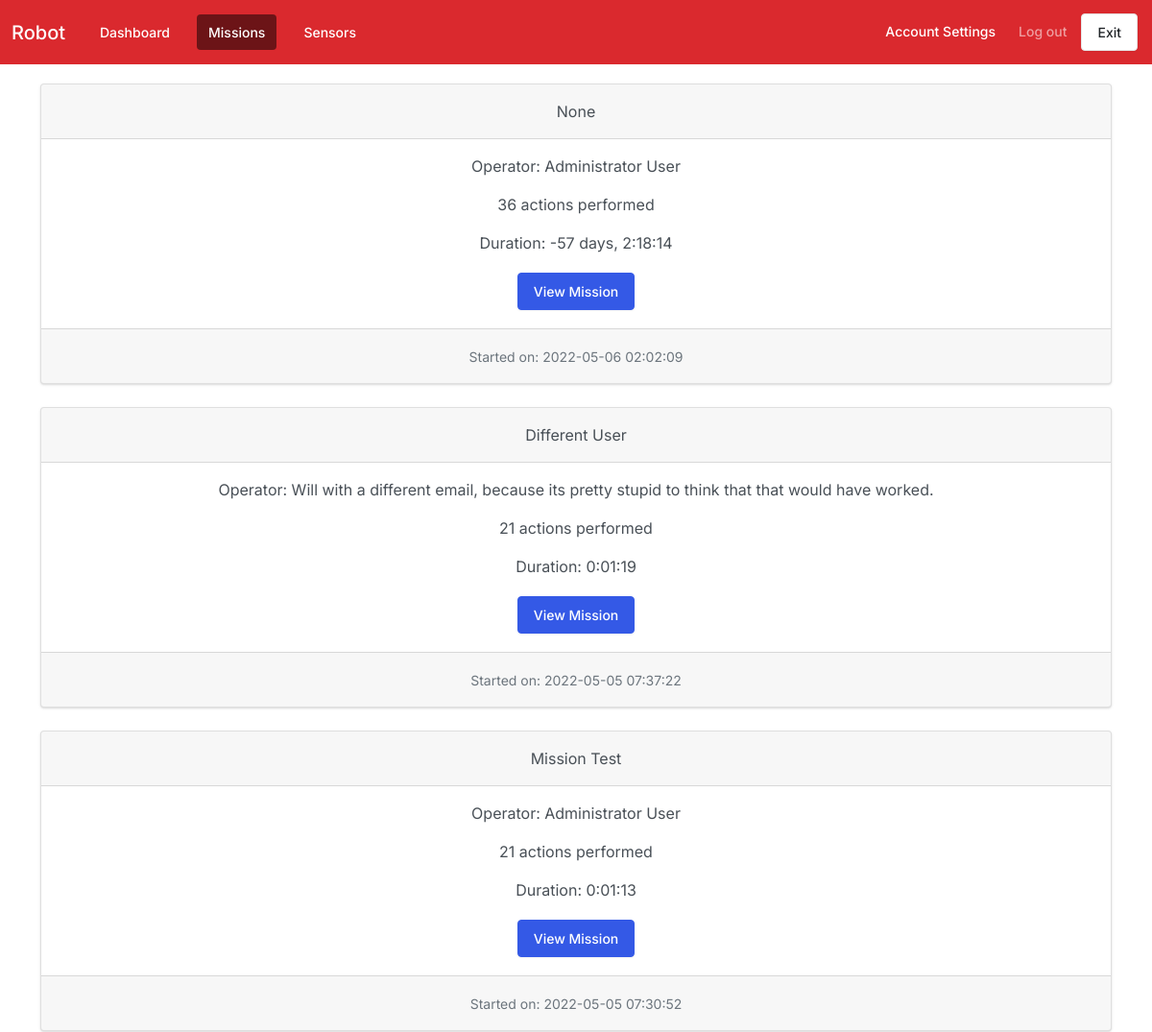
The app's page /missions (signed in, upper part), older data.
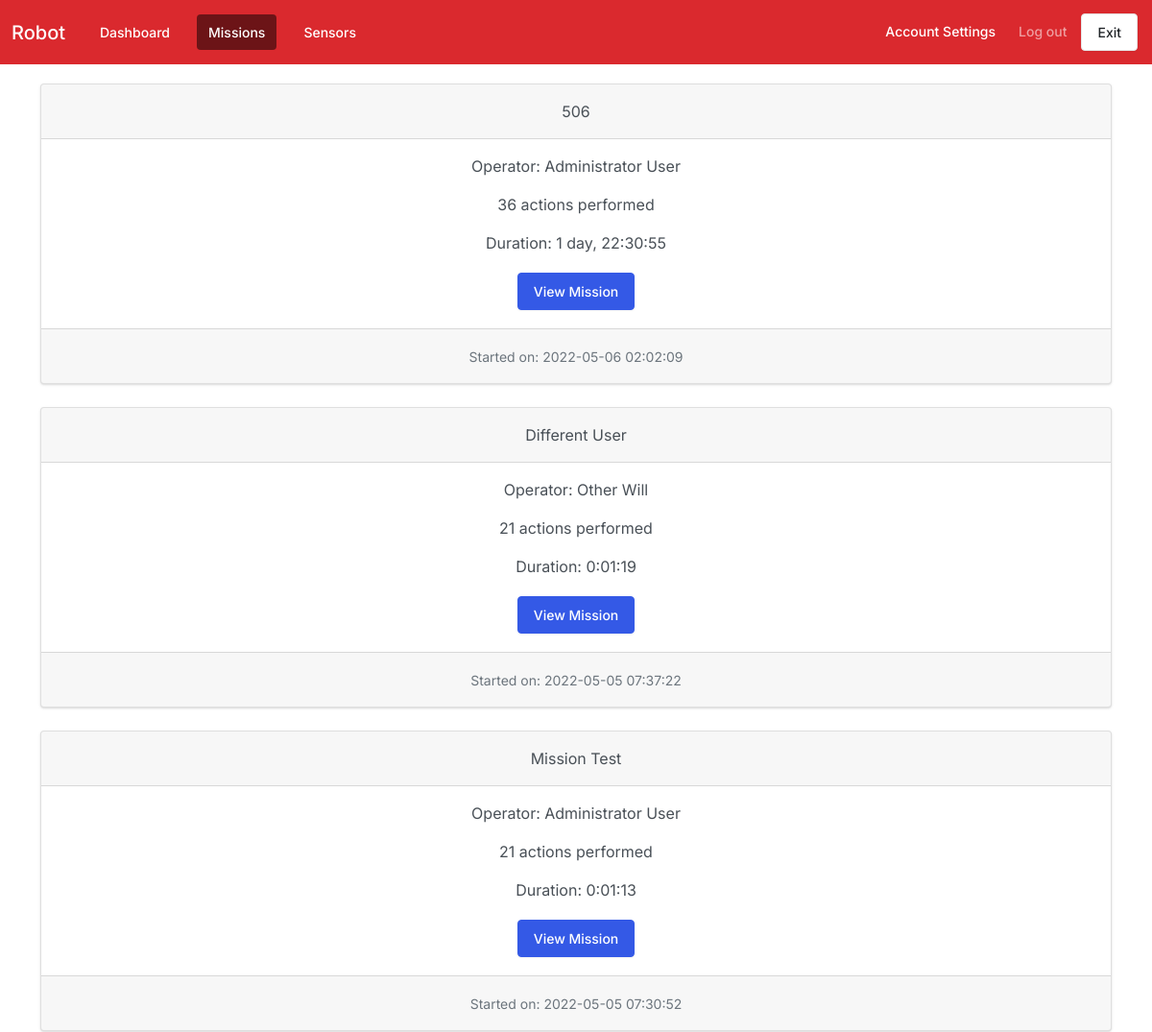
The same page, newer data.
### tables this page shows
CREATE TABLE "missions" (
	"missionID"	INTEGER NOT NULL UNIQUE,
	"userID"	INTEGER,
	"startTime"	INTEGER,
	"endTime"	INTEGER,
	"notes"	TEXT,
	"location"	TEXT,
	PRIMARY KEY("missionID" AUTOINCREMENT)
);

### flask_app.py (the view)
@app.route("/missions", methods=["GET","POST"]) # This is the view for the list of missions.
def missions():
    data = GLOBALS.DATABASE.ViewQuery("SELECT missions.missionID, name, email, missions.userid, startTime, endTime, notes, location, COUNT(actionid) AS actions FROM (missions INNER JOIN users ON users.userid = missions.userID) LEFT JOIN actions on missions.missionID = actions.missionid GROUP BY missions.missionID ORDER BY missions.startTime DESC;")
    return render_template("missions.html",data=data,datetime=datetime,int=int,str=str) # Passes all of the data along to the front-end, along with the datetime, int and str functions to simplify display of this data.

### flask_app.py (called while the page is built)
@app.before_request
def check_login():
    exempt_page = request.path in EXEMPT_PATHS or request.path.startswith("/static") # Check if it is one of the pages that is allowed (login and 2fa especially, to avoid a loop) or if it is a static file.
    logged_in = 'userid' in session
    if not (logged_in or exempt_page): # To access a page, the user must either be logged in or be accessing a resource that does not require authentication.
        return redirect("/") # Redirect to the login if the user has not logged in.

### interfaces/databaseinterface.py (called while the page is built)
    def connect(self):
        connection = sqlite3.connect(self.location)
        connection.row_factory = sqlite3.Row #configures database queries to return a list of dictionaries (each row/record) [{"field1":value1,"field2":value2...},{etc},{} ]
        return connection

### templates/missions.html
{% extends "layout.html" %}
{% block content %}
{% for mission in data %}
<div class="card text-center" style="width: 100%;">
    <div class="card-header">{{mission["location"]}}</div>
    <div class="card-body">
        <p>Operator: {{mission["name"]}}</p>
        {% if mission["actions"] == 1 %}
            <p>1 action performed</p>
        {% else %}
            <p>{{mission["actions"]}} actions performed</p>
        {% endif %}
        <p>Duration: {{str(datetime.timedelta(seconds=int(mission["endTime"] or 1646886023)-int(mission["startTime"] or 1646886023)))}}</p>
        <a href='/mission/{{mission["missionID"]}}' class="btn btn-primary">View Mission</a>
    </div>
    <div class="card-footer">
        <small class="text-muted">Started on: {{datetime.datetime.fromtimestamp(mission["startTime"])}}</small>
    </div>
</div>
<br>
{% endfor %}
{% endblock %}

Row changes from the older to the newer data that the page shows:
changed missions: location "None" → "506"; endTime+startTime "-57 days, 2:18:14" → "1 day, 22:30:55"
computed for missions "Different User": name "Will with a different email, because its pretty stupid to think that that would have worked." → "Other Will"
